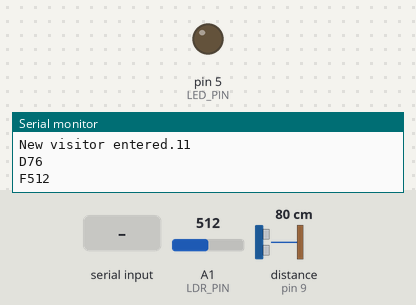
A sketch run on a simulated Arduino Uno, built for the host (arithmetic inside an expression is 32-bit, double 64-bit). Shown: output pins drawn as LEDs (lit = HIGH), the last lines printed to the serial monitor. Wiring (inferred from the names in the program): ultrasonic range finder: trigger pin 8; echo pin 9. The test bench sets the inputs (shaded band); at power-on: A1 (LDR_PIN) = 512, distance to the obstacle (sensor on pin 9) 80 cm. The echo pulse lasts 58.3 µs per cm; pins used as bus, display or sensor lines are not drawn.

Above: at 1.8 s.
1.9 s: "on" received over Serial
At 3.2 s:
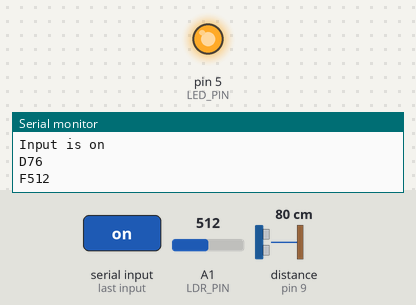
Timing chart, 0 to 4.9 s (numbered marks = the images above; inputs shaded):
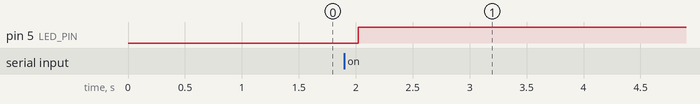

Measured:
- after the input at 1.9 s, pin 5 (LED_PIN): LOW → HIGH after 0.12 s

The sketch:

code.ino
```cpp
#define TRIG_PIN 8
#define ECHO_PIN 9
#define LED_PIN 5
#define LDR_PIN A1
#define DELAY 1000

//Varible declaration
int ldr_reading = 0;
//People count
int maxvisitors = 10;
long duration = 0;
int distance = 0;
String input = "";
int count = 0;

void setup() {
  pinMode(LED_PIN, OUTPUT);
  pinMode(TRIG_PIN, OUTPUT);
  pinMode(ECHO_PIN, INPUT);
  Serial.begin(9600);
}

void loop() {
  int current_distance = Distance();

  //LDR value : F500
  ldr_reading = analogRead(LDR_PIN);

  Serial.print("D");
  Serial.println(current_distance);
  Serial.print("F");
  Serial.println(ldr_reading);
  delay(DELAY);

  while(Serial.available() > 0) {
    input += (char) Serial.read();
    delay(5);
  }

  if(input == "on") {
    digitalWrite(LED_PIN, HIGH);
    Serial.print("Input is ");
    Serial.println(input);
  } else if(input == "off") {
    digitalWrite(LED_PIN, LOW);
    Serial.print("Input is ");
    Serial.println(input);
  }

  while(Serial.available() > 0) {
    count += (int) Serial.read();
    delay(5);
  }

  //System return value is 1 system remove one user
  if(input == 1) {
    manageVisitors();
    Serial.print("Number of visitors in the mall:");
    Serial.println(maxvisitors);
  } else if(input == 0) {
    //Add a new visitor to the system as a visitor goes into the mall.
    manageVisitorsadd();
    Serial.print("New visitor entered.");
    Serial.println(maxvisitors);
  }
}

//Get distance value from the sensor HC-SR04
int Distance() {
  digitalWrite(TRIG_PIN, LOW);
  delayMicroseconds(2);
  digitalWrite(TRIG_PIN, HIGH);
  delayMicroseconds(10);
  digitalWrite(TRIG_PIN, LOW);

  duration = pulseIn(ECHO_PIN, HIGH);
  distance = (duration * 0.0330) / 2;

  return distance;
}

//Reduce the total number of visitors inside the mall when a visitor leaves the mall.
int manageVisitors(){
  maxvisitors--;
}

//Increase the total number of visitors inside the mall when a visitor comes to the mall.
int manageVisitorsadd(){
  maxvisitors++;
}
```
